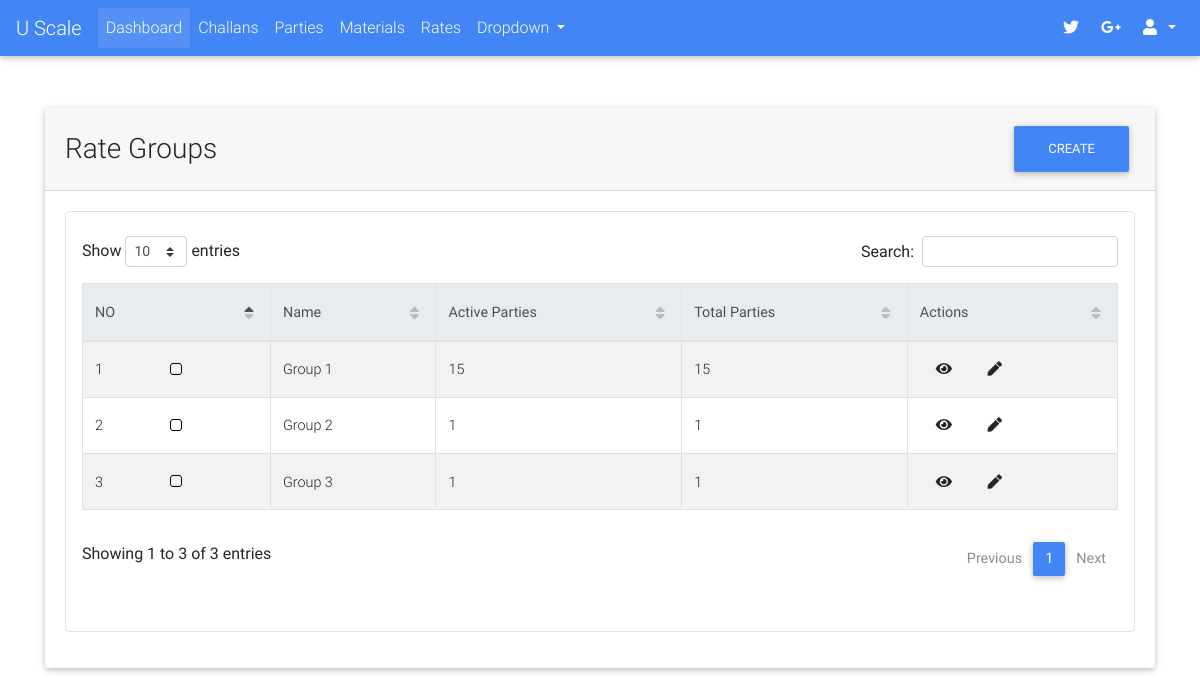
The page /rates/rate_groups/list/ (signed in) on the database as committed earlier.
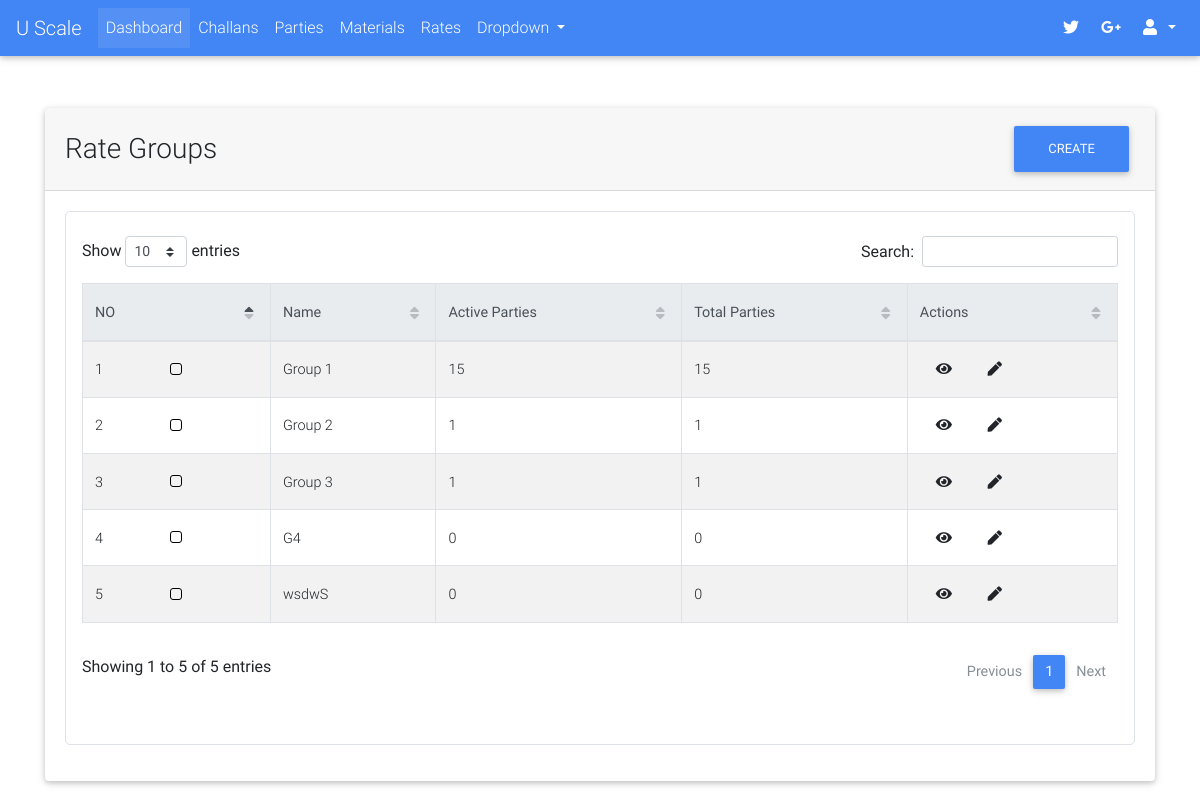
The same page on the database as committed later.
### rates/models.py (models this page shows, shortened)
class RateGroup(models.Model):
    name = models.CharField(max_length=64)
    extra_info = models.TextField(blank=True)
    is_active = models.BooleanField(default=True)
    @property
    def get_active_parties(self):
        return self.party_set.filter(is_active=True)
    @property
    def get_absolute_url(self):
        return reverse_lazy("rates:rate_group_detail", kwargs={"id": self.id})
    @property
    def get_update_url(self):
        return reverse_lazy("rates:rate_group_update", kwargs={"id": self.id})

### rates/views.py (the view)
class RateGroupListView(LoginRequiredMixin, ListView):
    model = RateGroup
    context_object_name = "rate_groups"
    template_name = "rates/rate_groups/list.html"
    def get_queryset(self):
        qs = super().get_queryset()
        return qs.filter(is_active=True)

### portal/templates/rates/rate_groups/list.html (shortened to what this page needs)
{% extends "portal/base.html" %}
{% load crispy_forms_tags %}
{% load static %}
{% block custom_links %}
    <link href="{% static "css/addons/datatables.min.css" %}" rel="stylesheet">
    <link href="{% static "css/addons/datatables-select.min.css" %}" rel="stylesheet">
{% endblock %}
{% block content %}
    <br><br>
    <div class="container">
        <div class="card">
            <div class="card-header">
                <div class="row">
                    <div class="col-lg-9 m-auto">
                        <h3 class="m-auto">Rate Groups</h3>
                    </div>
                    <div class="col-lg-3">
                        <a class="float-right" href="{% url "rates:rate_group_add" %}"><button class="btn btn-primary">Create</button></a>
                    </div>
                </div>
            </div>
            <div class="card-body">
                 <div class="table p-3 border" style="border-radius: 5px">
                     <table id="dt-basic-checkbox" class="table table-striped table-bordered" cellspacing="0" width="100%">
                         <thead class="thead-light">
                            <th class="th-sm">NO</th>
                            <th class="th-sm">Name</th>
                            <th class="th-sm">Active Parties</th>
                            <th class="th-sm">Total Parties</th>
                            <th class="th-sm">Actions</th>
                         </thead>
                         <tbody>
                             {% if rate_groups %}
                                 {% for rate_group in rate_groups %}
                                     <tr>
                                        <td>{{ forloop.counter }}</td>
                                         <td><a href="{{ rate_group.get_absolute_url }}">{{ rate_group.name }}</a></td>
                                        <td>{{ rate_group.get_active_parties.count }}</td>
                                        <td>{{ rate_group.party_set.count }}</td>
                                        <td class="m-auto">
                                            <a class="m-3" href="{{ rate_group.get_absolute_url }}"><i class="fa fa-eye"></i></a>
                                            <a class="m-3" href="{{ rate_group.get_update_url }}"><i class="fa fa-pen"></i></a>
                                        </td>
                                     </tr>
                                 {% endfor %}
                             {% else %}
                                 <span class="text-black-50 font-weight-bold">No Rate Groups Found</span>
                             {% endif %}
                         </tbody>
                    </table>
                 </div>
            </div>
        </div>
    </div>
{% endblock %}

Rows that differ between the two databases and show on the page:
added RateGroup: name "G4", get_active_parties.count "0", party_set.count "0"
added RateGroup: name "wsdwS", get_active_parties.count "0", party_set.count "0"
Other text that changed with them:
text written by a page script: "Show entries Search: Showing 1 to 3 of 3 entries Previous 1 Next" → "Show entries Search: Showing 1 to 5 of 5 entries Previous 1 Next"
